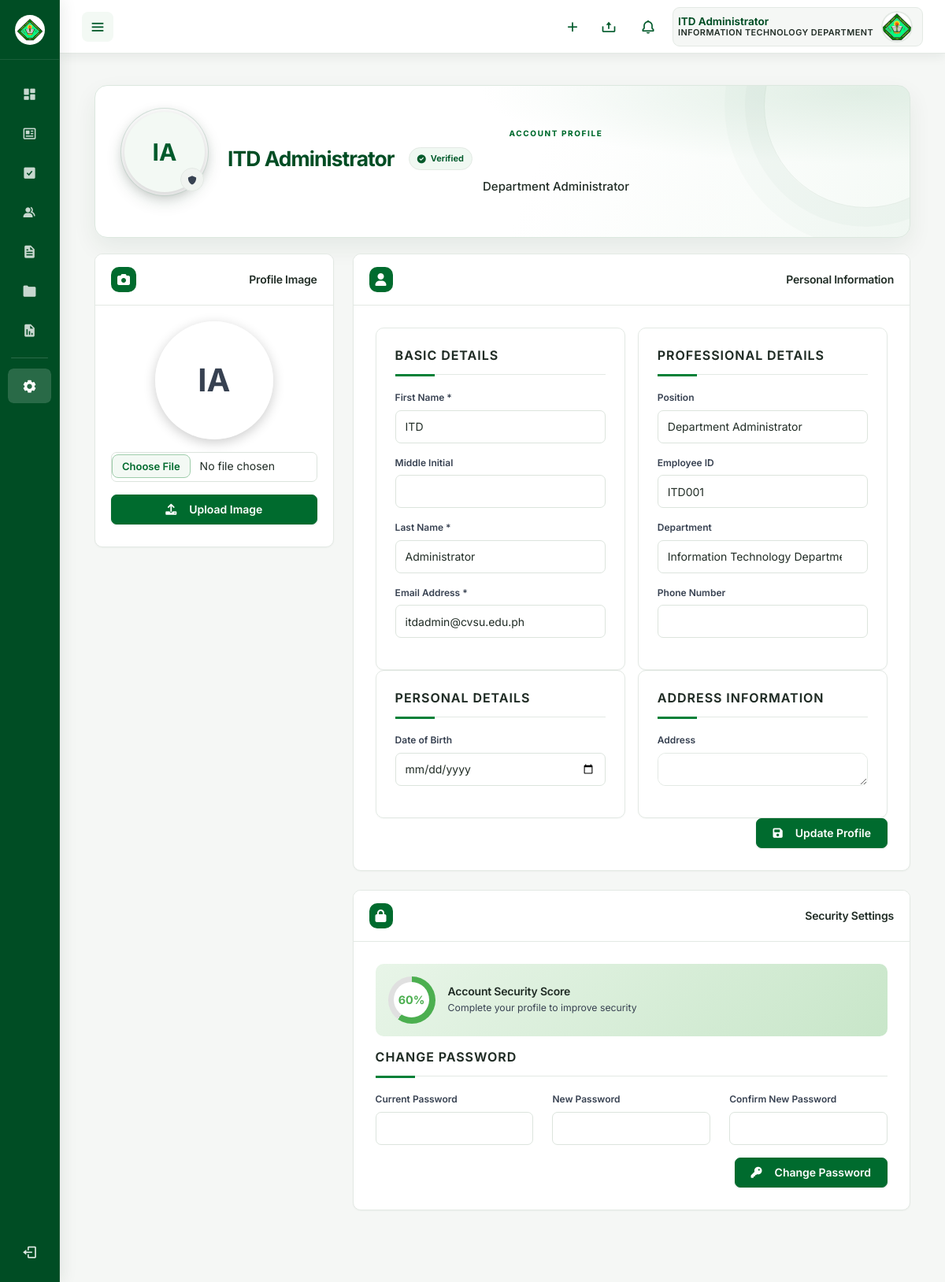
The app's page /roles/user/settings.php (signed in) with its own data.
### tables this page shows
CREATE TABLE `users` (
  `id` int NOT NULL,
  `username` varchar(50) NOT NULL,
  `email` varchar(255) NOT NULL,
  `password` varchar(255) NOT NULL,
  `role` enum('admin','user','super_admin') NOT NULL DEFAULT 'user',
  `is_approved` tinyint(1) NOT NULL DEFAULT '0',
  `name` varchar(100) NOT NULL,
  `mi` varchar(5) DEFAULT NULL,
  `surname` varchar(100) NOT NULL,
  `employee_id` varchar(20) DEFAULT NULL,
  `position` varchar(100) DEFAULT NULL,
  `department_id` int DEFAULT NULL,
  `is_restricted` tinyint(1) DEFAULT '0',
  `profile_image` varchar(255) DEFAULT NULL,
  `phone` varchar(20) DEFAULT NULL,
  `address` text,
  `date_of_birth` date DEFAULT NULL,
  `hire_date` date DEFAULT NULL,
  `last_login` datetime DEFAULT NULL,
  `failed_login_attempts` int DEFAULT '0',
  `account_locked_until` datetime DEFAULT NULL,
  `email_verified` tinyint(1) DEFAULT '0',
  `email_verification_token` varchar(255) DEFAULT NULL,
  `password_reset_token` varchar(255) DEFAULT NULL,
  `password_reset_expires` datetime DEFAULT NULL,
  `created_at` datetime DEFAULT CURRENT_TIMESTAMP,
  `updated_at` datetime DEFAULT CURRENT_TIMESTAMP ON UPDATE CURRENT_TIMESTAMP,
  `created_by` int DEFAULT NULL,
  `approved_by` int DEFAULT NULL,
  `approved_at` datetime DEFAULT NULL
);

CREATE TABLE `departments` (
  `id` int NOT NULL,
  `department_code` varchar(10) NOT NULL,
  `department_name` varchar(100) NOT NULL,
  `description` text,
  `head_of_department` varchar(100) DEFAULT NULL,
  `contact_email` varchar(255) DEFAULT NULL,
  `contact_phone` varchar(20) DEFAULT NULL,
  `created_at` datetime DEFAULT CURRENT_TIMESTAMP,
  `updated_at` datetime DEFAULT CURRENT_TIMESTAMP ON UPDATE CURRENT_TIMESTAMP,
  `is_active` tinyint(1) DEFAULT '1'
);

### roles/user/settings.php (the view, shortened to what the rows shown need)
<?php
require_once '../../includes/config.php';
$currentUser = getCurrentUser($pdo);
$currentUser = array_merge([
    'name' => '',
    'mi' => '',
    'surname' => '',
    'email' => '',
    'employee_id' => '',
    'position' => '',
    'phone' => '',
    'address' => '',
    'date_of_birth' => null,
    'hire_date' => null,
    'profile_image' => null,
    'department_id' => null,
    'department_name' => '',
    'role' => 'user',
    'email_verified' => 0,
    'failed_login_attempts' => 0,
    'account_locked_until' => null
], $currentUser);
$defaultProfileImage = '../../img/cvsu-logo.png';
if (!empty($currentUser['profile_image'])) {
    $dbImagePath = $currentUser['profile_image'];
    $webImagePath = '../../' . ltrim($dbImagePath, '/');
    $fileSystemPath = __DIR__ . '/../../' . ltrim($dbImagePath, '/');
    if (file_exists($fileSystemPath)) {
        $profileImagePath = $webImagePath . '?v=' . filemtime($fileSystemPath);
    } else {
        error_log("Profile image not found at: " . $fileSystemPath);
        $profileImagePath = $defaultProfileImage;
    }
} else {
    $profileImagePath = $defaultProfileImage;
}
$dept_query = "SELECT * FROM departments WHERE is_active = 1 ORDER BY department_name";
$dept_stmt = $pdo->prepare($dept_query);
$dept_stmt->execute();
$departments = $dept_stmt->fetchAll(PDO::FETCH_ASSOC);
function getInitials($name, $surname) {
    return strtoupper(substr($name, 0, 1) . substr($surname, 0, 1));
}
?>
<!DOCTYPE html>
<html lang="en">
<head>
    <link href="https://cdn.jsdelivr.net/npm/bootstrap@5.3.0/dist/css/bootstrap.min.css" rel="stylesheet">
    <link href="https://cdnjs.cloudflare.com/ajax/libs/font-awesome/6.0.0/css/all.min.css" rel="stylesheet">
    <link rel="stylesheet" href="assets/css/components/sidebar.css?v=<?= time() ?>">
    <link rel="stylesheet" href="assets/css/components/navbar.css?v=<?= time() ?>">
    <?php include __DIR__ . '/../../includes/theme.php'; ?>
</head>
<body>
    <section id="content">
        <?php include 'components/navbar.html'; ?>
        <div class="settings-container" id="settings-container">
            <div class="settings-header">
                <div class="row align-items-center">
                    <div class="col-auto">
                        <div class="profile-avatar">
                            <?php if ($profileImagePath !== $defaultProfileImage): ?>
                                <img src="<?php echo htmlspecialchars($profileImagePath); ?>"
                                    alt="Profile" class="avatar-image">
                            <?php else: ?>
                                <div class="avatar-placeholder">
                                    <?php echo getInitials($currentUser['name'], $currentUser['surname']); ?>
                                </div>
                            <?php endif; ?>
                            <?php if ($currentUser['role'] === 'admin' || $currentUser['role'] === 'super_admin'): ?>
                                <div class="profile-badge" title="<?php echo ucfirst($currentUser['role']); ?>">
                                    <i class="fas <?php echo $currentUser['role'] === 'super_admin' ? 'fa-crown' : 'fa-shield-alt'; ?>"></i>
                                </div>
                            <?php endif; ?>
                        </div>
                    </div>
                    <div class="col">
                        <div class="settings-info">
                            <h2><?php echo htmlspecialchars($currentUser['name'] . ' ' . ($currentUser['mi'] ? $currentUser['mi'] . ' ' : '') . $currentUser['surname']); ?>
                                <?php if (!$currentUser['email_verified']): ?>
                                    <span class="verification-badge unverified ms-2">
                                        <i class="fas fa-exclamation-triangle"></i> Unverified
                                    </span>
                                <?php else: ?>
                                    <span class="verification-badge verified ms-2">
                                        <i class="fas fa-check-circle"></i> Verified
                                    </span>
                                <?php endif; ?>
                            </h2>
                            <p class="mb-2 fs-5"><?php echo htmlspecialchars($currentUser['position'] ?? 'User'); ?></p>
                        </div>
                    </div>
                </div>
            </div>
            <div class="settings-cards">
                <div class="settings-sidebar">
                    <div class="card settings-card mb-4">
                        <div class="card-body text-center">
                            <div class="mb-3">
                                <?php if ($profileImagePath !== $defaultProfileImage): ?>
                                    <img src="<?php echo htmlspecialchars($profileImagePath); ?>"
                                        alt="Profile" class="avatar-image mb-3" style="width: 150px; height: 150px;">
                                <?php else: ?>
                                    <div class="avatar-placeholder mb-3 mx-auto" style="width: 150px; height: 150px;">
                                        <?php echo getInitials($currentUser['name'], $currentUser['surname']); ?>
                                    </div>
                                <?php endif; ?>
                            </div>
                        </div>
                    </div>
                </div>
                <div class="settings-main">
                    <div class="card settings-card mb-4">
                        <div class="card-body">
                            <form method="POST">
                                <div class="row g-4">
                                    <div class="col-md-6 form-section">
                                        <div class="mb-3">
                                            <label class="form-label">First Name *</label>
                                            <input type="text" class="form-control" name="name"
                                                value="<?php echo htmlspecialchars($currentUser['name']); ?>" required>
                                        </div>
                                        <div class="mb-3">
                                            <label class="form-label">Last Name *</label>
                                            <input type="text" class="form-control" name="surname"
                                                value="<?php echo htmlspecialchars($currentUser['surname']); ?>" required>
                                        </div>
                                        <div class="mb-3">
                                            <label class="form-label">Email Address *</label>
                                            <input type="email" class="form-control" name="email"
                                                value="<?php echo htmlspecialchars($currentUser['email']); ?>" required>
                                        </div>
                                    </div>
                                    <div class="col-md-6 form-section">
                                        <div class="mb-3">
                                            <label class="form-label">Position</label>
                                            <input type="text" class="form-control" name="position"
                                                value="<?php echo htmlspecialchars($currentUser['position'] ?? ''); ?>">
                                        </div>
                                        <div class="mb-3">
                                            <label class="form-label">Employee ID</label>
                                            <input type="text" class="form-control" name="employee_id"
                                                value="<?php echo htmlspecialchars($currentUser['employee_id'] ?? ''); ?>">
                                        </div>
                                        <div class="mb-3">
                                            <label class="form-label">Department</label>
                                            <select class="form-select" name="department_id">
                                                <?php foreach ($departments as $dept): ?>
                                                    <option value="<?php echo $dept['id']; ?>"
                                                        <?php echo ($currentUser['department_id'] == $dept['id']) ? 'selected' : ''; ?>>
                                                        <?php echo htmlspecialchars($dept['department_name']); ?>
                                                    </option>
                                                <?php endforeach; ?>
                                            </select>
                                        </div>
                                    </div>
                                </div>
                            </form>
                        </div>
                    </div>
                </div>
            </div>
        </div>
    </section>
</body>
</html>

### records on screen
users: name+surname "IA", name+mi+surname "ITD Administrator", position "Department Administrator", name "ITD", surname "Administrator", email "itdadmin@cvsu.edu.ph", employee_id "ITD001", department_id "Information Technology Department"
